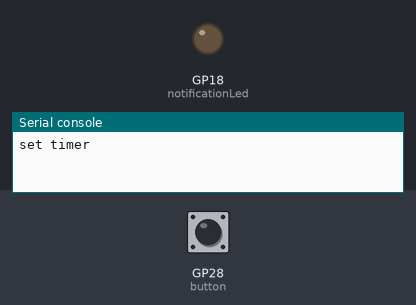
Recording of a program running on a simulated Raspberry Pi Pico running MicroPython. Parts: output pins drawn as LEDs (lit = HIGH), the last lines printed to the serial console. Dashed ring = blinking. The inputs (shaded band) are chosen by the test bench; at power-on: GP28 (button) LOW.

Above: at 1.2 s.
1.3 s: GP28 (button) pulled HIGH for 0.15 s
4.4 s: GP28 (button) pulled HIGH for 1 s
6.9 s: GP28 (button) pulled HIGH for 3.2 s
At 16.05 s:
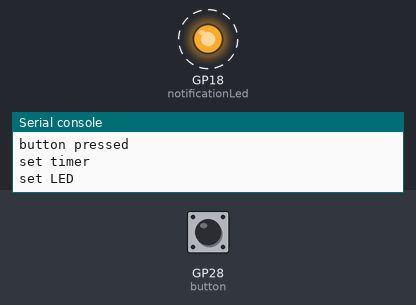
Timing chart, 0 to 23.6 s (numbered marks = the images above; inputs shaded):
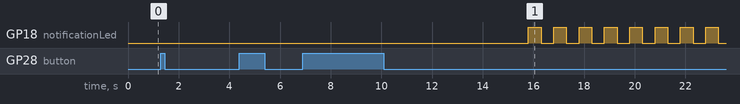

The program:

TimerFire2.py
```python
from machine import Pin, Timer

notificationLed = Pin(18, Pin.OUT) # Use GP13
button = Pin(28, Pin.IN, Pin.PULL_DOWN) # Use GP18

notificationLed.value(0)
timer=Timer(-1) # init timer with id=-1

timeInMiliseconds = 5000 # global variable

def set_timer(miliseconds):
    print('set timer')
    timer.init(period=miliseconds, mode=Timer.ONE_SHOT, callback=push_notification)

def push_notification(timer):
    print('set LED')
    timer.init(period=500, mode=Timer.PERIODIC, callback=lambda t:notificationLed.value(not notificationLed.value()))

def debounce(pin):
    # Start or replace a timer for 200ms, and trigger on_pressed.
    timer.init(mode=Timer.ONE_SHOT, period=200, callback=on_pressed)

def on_pressed(change):
    print('button pressed')
    notificationLed.value(0)
    set_timer(timeInMiliseconds)

# Register an interrupt on falling button input.
button.irq(handler=debounce, trigger=Pin.IRQ_FALLING)

set_timer(timeInMiliseconds)
```
